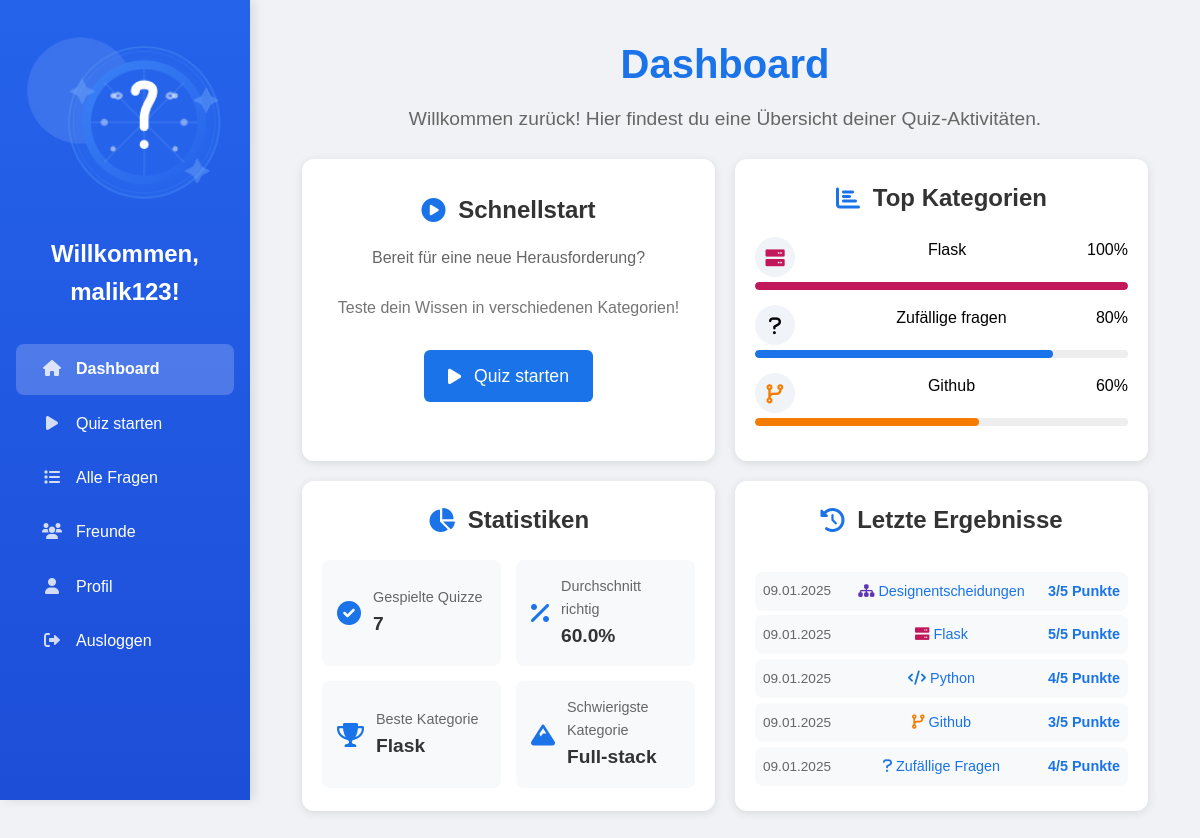
Screenshot of / (signed in) with the database file from the repository.
### app.py (models this page shows, shortened)
class User(db.Model):
    id = db.Column(db.Integer, primary_key=True)
    username = db.Column(db.String(80), unique=True, nullable=False)
    firstname = db.Column(db.String(80), nullable=False)
    lastname = db.Column(db.String(80), nullable=False)
    password_hash = db.Column(db.String(120), nullable=False)

class QuizResult(db.Model):
    id = db.Column(db.Integer, primary_key=True)
    user_id = db.Column(db.Integer, db.ForeignKey('user.id'), nullable=False)
    score = db.Column(db.Integer, nullable=False)
    category = db.Column(db.String(50))
    date = db.Column(db.DateTime, nullable=False, default=db.func.current_timestamp())
    answers = db.Column(db.Text)

### app.py (the view)
@app.route('/')
def index():
    if 'username' in session:
        user = get_current_user()
        if user is None:
            session.clear()
            return redirect(url_for('login'))
        return render_template('dashboard.html',
                            username=session['username'],
                            stats=get_user_stats(user.id),
                            top_categories=get_top_categories(user.id))
    return render_template('index.html')

### app.py (called while the page is built, shortened)
def get_user_stats(user_id):
    return {
        'total_quizzes': QuizResult.query.filter_by(user_id=user_id).count(),
        'average_score': calculate_average_score(user_id),
        'best_category': get_best_category(user_id),
        'hardest_category': get_hardest_category(user_id)
    }

def get_current_user():
    if 'username' in session:
        return User.query.filter_by(username=session['username']).first()
    return None

def calculate_average_score(user_id):
    results = QuizResult.query.filter_by(user_id=user_id).all()
    if not results:
        return 0
    total_score = sum(result.score for result in results)
    return round((total_score / (len(results) * 5)) * 100, 1)

def get_best_category(user_id):
    results = QuizResult.query.filter_by(user_id=user_id)\
        .with_entities(QuizResult.category, db.func.avg(QuizResult.score).label('avg_score'))\
        .group_by(QuizResult.category)\
        .order_by(db.desc('avg_score'))\
        .first()
    return results.category.capitalize() if results else "Keine"

def get_hardest_category(user_id):
    results = QuizResult.query.filter_by(user_id=user_id)\
        .with_entities(QuizResult.category, db.func.avg(QuizResult.score).label('avg_score'))\
        .group_by(QuizResult.category)\
        .having(db.func.count(QuizResult.id) >= 1)\
        .order_by(db.asc('avg_score'))\
        .first()
    return results.category.capitalize() if results else "Keine"

def get_top_categories(user_id):
    categories = QuizResult.query.filter_by(user_id=user_id)\
        .with_entities(
            QuizResult.category,
            db.func.count(QuizResult.id).label('total_quizzes'),
            db.func.avg(QuizResult.score).label('avg_score')
        )\
        .group_by(QuizResult.category)\
        .order_by(db.desc('avg_score'))\
        .limit(3)\
        .all()
    return [
        {
            'name': cat.category.capitalize(),
            'percentage': int(round(float(cat.avg_score or 0) / 5 * 100))
        }
        for cat in categories
    ] or [{'name': 'Keine Daten', 'percentage': 0}] * 3

### templates/dashboard.html (shortened to what this page needs)
<!DOCTYPE html>
<html>
<head>
    <link rel="stylesheet" href="{{ url_for('static', filename='css/base.css') }}">
    <link rel="stylesheet" href="{{ url_for('static', filename='css/components.css') }}">
    <link rel="stylesheet" href="{{ url_for('static', filename='css/dashboard.css') }}">
    <link rel="stylesheet" href="{{ url_for('static', filename='css/sidebar.css') }}">
    <link rel="stylesheet" href="https://cdnjs.cloudflare.com/ajax/libs/font-awesome/6.0.0/css/all.min.css">
</head>
<body class="dashboard-body">
    <div class="dashboard-container">
        {% include 'sidebar.html' %}
        <div class="main-content">
            <div class="dashboard-header">
                <h1>Dashboard</h1>
                <p class="subtitle">Willkommen zurück! Hier findest du eine Übersicht deiner Quiz-Aktivitäten.</p>
            </div>
            <div class="dashboard-grid">
                <div class="grid-card quick-start">
                    <h2><i class="fas fa-play-circle"></i> Schnellstart</h2>
                    <p>Bereit für eine neue Herausforderung?</p>
                    <p class="subtitle">Teste dein Wissen in verschiedenen Kategorien!</p>
                    <a href="{{ url_for('categories') }}" class="button start-button">
                        <i class="fas fa-play"></i> Quiz starten
                    </a>
                </div>
                <div class="grid-card top-categories">
                    <h2><i class="fas fa-chart-bar"></i> Top Kategorien</h2>
                    <div class="category-progress-list">
                        {% if top_categories %}
                            {% set category_icons = {
                                'python': 'code',
                                'full-stack': 'layer-group',
                                'github': 'code-branch',
                                'flask': 'server',
                                'designentscheidungen': 'sitemap',
                                'frontend': 'desktop',
                                'benutzeroberflächen': 'window-maximize',
                                'Zufällige fragen': 'random'
                            } %}
                            {% for category in top_categories %}
                            <div class="category-progress">
                                <div class="category-info">
                                    <div class="category-icon" data-category="{{ category.name|capitalize }}">
                                        <i class="fas fa-{{ category_icons.get(category.name|lower, 'question') }}"></i>
                                    </div>
                                    <span class="category-name">{{ category.name|capitalize }}</span>
                                    <span class="category-percentage">{{ category.percentage|round|int }}%</span>
                                </div>
                                <div class="progress-bar">
                                    <div class="progress" data-category="{{ category.name|capitalize }}" style="--progress-width: {{ category.percentage|round|int }}%"></div>
                                </div>
                            </div>
                            {% endfor %}
                        {% else %}
                            <p class="no-categories">Noch keine Kategorien gespielt</p>
                        {% endif %}
                    </div>
                </div>
                {% set stat_items = [
                    ('check-circle', 'Gespielte Quizze', stats.total_quizzes),
                    ('percentage', 'Durchschnitt richtig', stats.average_score ~ '%'),
                    ('trophy', 'Beste Kategorie', stats.best_category),
                    ('mountain', 'Schwierigste Kategorie', stats.hardest_category)
                ] %}
                <div class="grid-card statistics">
                    <h2><i class="fas fa-chart-pie"></i> Statistiken</h2>
                    <div class="stats-grid">
                        {% for icon, label, value in stat_items %}
                        <div class="stat-card">
                            <i class="fas fa-{{ icon }}"></i>
                            <div class="stat-info">
                                <span class="stat-label">{{ label }}</span>
                                <span class="stat-value">{{ value }}</span>
                            </div>
                        </div>
                        {% endfor %}
                    </div>
                </div>
                <div class="grid-card recent-results">
                    <div class="card-header">
                        <h2><i class="fas fa-history"></i> Letzte Ergebnisse</h2>
                    </div>
                    <div class="recent-list">
                        {% set results = get_user_results() %}
                        {% if results %}
                            {% for result in results[:5] %}
                            <a href="{{ url_for('show_result', result_id=result.id) }}" class="result-item">
                                <span class="date">{{ result.date.strftime('%d.%m.%Y') }}</span>
                                <span class="result-category" data-category="{{ result.category|capitalize }}">
                                    <i class="fas fa-{{ category_icons.get(result.category|lower, 'question') }}"></i>
                                    <span>{{ result.category|capitalize }}</span>
                                </span>
                                <span class="result-score">{{ result.score }}/5 Punkte</span>
                            </a>
                            {% endfor %}
                        {% else %}
                            <p class="no-results">Noch keine Quizze gespielt</p>
                        {% endif %}
                    </div>
                </div>
            </div>
        </div>
    </div>
</body>
</html>

### templates/sidebar.html
<div class="dashboard-sidebar">
    <div class="sidebar-header">
        <div class="logo-container">
            <img src="{{ url_for('static', filename='images/quiz-logo.png') }}" alt="Quiz App Logo" class="app-logo">
        </div>
        <div class="welcome-section">
            <h2>Willkommen{% if username %}, {{ username }}{% endif %}!</h2>
        </div>
    </div>
    <nav class="sidebar-nav">
        <a href="{{ url_for('index') }}" class="nav-item {{ 'active' if request.endpoint in ['index', None] }}">
            <div class="nav-icon"><i class="fas fa-home"></i></div>
            <span>Dashboard</span>
        </a>
        <a href="{{ url_for('categories') }}" class="nav-item {{ 'active' if request.endpoint == 'categories' }}">
            <div class="nav-icon"><i class="fas fa-play"></i></div>
            <span>Quiz starten</span>
        </a>
        <a href="{{ url_for('all_questions_categories') }}" class="nav-item {{ 'active' if request.endpoint == 'all_questions_categories' }}">
            <div class="nav-icon"><i class="fas fa-list"></i></div>
            <span>Alle Fragen</span>
        </a>
        <a href="{{ url_for('friends') }}" class="nav-item {{ 'active' if request.endpoint == 'friends' }}">
            <div class="nav-icon"><i class="fas fa-users"></i></div>
            <span>Freunde</span>
        </a>
        <a href="{{ url_for('profile') }}" class="nav-item {{ 'active' if request.endpoint == 'profile' }}">
            <div class="nav-icon"><i class="fas fa-user"></i></div>
            <span>Profil</span>
        </a>
        <a href="{{ url_for('logout') }}" class="nav-item logout-btn">
            <div class="nav-icon"><i class="fas fa-sign-out-alt"></i></div>
            <span>Ausloggen</span>
        </a>
    </nav>
</div>

### static/css/base.css (style rules this page uses)
* { margin: 0; padding: 0; box-sizing: border-box; }
body { font-family: Arial, sans-serif; line-height: 1.6; background-color: #f0f2f5; min-height: 100vh; }
a { text-decoration: none; color: inherit; }

### static/css/components.css (style rules this page uses)
.button { display: inline-flex; align-items: center; padding: 0.8rem 1.5rem; background-color: #1a73e8; color: white; text-decoration: none; border-radius: 6px; border: none; font-size: 1rem; font-weight: 500; cursor: pointer; transition: background-color 0.3s ease; }
.dashboard-grid { display: grid; grid-template-columns: repeat(2, 1fr); gap: 20px; padding: 0 20px; }
.grid-card { background: white; border-radius: 12px; padding: 20px; box-shadow: 0 2px 10px rgba(0,0,0,0.1); }
.card-header { text-align: center; margin-bottom: 2rem; }
.grid-card h2 { color: #333; font-size: 1.5rem; font-weight: 600; display: flex; align-items: center; justify-content: center; gap: 0.8rem; }
.grid-card h2 i { color: #1a73e8; }
.nav-item { padding: 0.8rem 1.5rem; color: white; text-decoration: none; transition: background-color 0.3s; display: flex; align-items: center; }
.nav-icon { width: 24px; text-align: center; margin-right: 12px; }
.result-item { display: grid; grid-template-columns: 1fr 2fr 1fr; align-items: center; padding: 0.5rem; background: #f8f9fa; border-radius: 8px; margin-bottom: 0.3rem; transition: transform 0.3s ease; text-decoration: none; cursor: pointer; }
.date { color: #666; font-size: 0.85rem; }
.result-category { color: #1a73e8; font-weight: 500; text-align: center; text-transform: capitalize; font-size: 0.9rem; }
.result-score { color: #1a73e8; font-weight: 600; text-align: right; font-size: 0.9rem; }
.start-button { display: inline-flex; align-items: center; gap: 0.8rem; padding: 12px 24px; font-size: 1.1rem; background: #1a73e8; color: white; border-radius: 6px; text-decoration: none; transition: all 0.3s ease; margin-top: 20px; }
.category-progress-list { margin-top: 20px; }
.category-progress { margin-bottom: 15px; }
.category-info { display: flex; justify-content: space-between; margin-bottom: 5px; }
.progress-bar { background: #eee; height: 8px; border-radius: 4px; overflow: hidden; }
.progress { background: #1a73e8; height: 100%; border-radius: 4px; transition: width 0.3s ease; }
.recent-list { max-height: none; overflow: visible; }

### static/css/dashboard.css (style rules this page uses)
.dashboard-body { background-color: #f0f2f5; margin: 0; min-height: 100vh; }
.dashboard-container { display: flex; min-height: 100vh; }
.main-content { flex: 1; margin-left: 250px; padding: 2rem; }
.dashboard-header { text-align: center; margin-bottom: 1.5rem; }
.dashboard-header h1 { color: #1a73e8; font-size: 2.5rem; margin-bottom: 0.5rem; }
.dashboard-header .subtitle { color: #666; font-size: 1.2rem; }
.category-icon { width: 40px; height: 40px; background: #f0f4f8; border-radius: 50%; display: flex; align-items: center; justify-content: center; margin-right: 12px; }
.category-icon i { font-size: 1.2rem; }
[data-category="Python"] i { color: #1976d2; }
[data-category="Flask"] i { color: #c2185b; }
[data-category="Designentscheidungen"] i { color: #5e35b1; }
.category-icon[data-category="Python"] i, .result-category[data-category="Python"] i { color: #1976d2; }
.category-icon[data-category="Github"] i, .result-category[data-category="Github"] i { color: #f57c00; }
.category-icon[data-category="Flask"] i, .result-category[data-category="Flask"] i { color: #c2185b; }
.category-icon[data-category="Designentscheidungen"] i, .result-category[data-category="Designentscheidungen"] i { color: #5e35b1; }
.progress[data-category="Github"] { background-color: #f57c00; }
.progress[data-category="Flask"] { background-color: #c2185b; }
.progress { width: var(--progress-width); }
.quick-start { text-align: center; padding: 2rem; background: white; }
.quick-start h2 { color: #333; margin-bottom: 1rem; }
.quick-start p { color: #666; margin-bottom: 1.5rem; }
.quick-start .subtitle { opacity: 0.9; margin: 10px 0; }
.stats-grid { display: grid; grid-template-columns: repeat(2, 1fr); gap: 15px; margin-top: 20px; }
.stat-card { background: #f8f9fa; padding: 15px; border-radius: 8px; display: flex; align-items: center; }
.stat-card i { font-size: 24px; color: #1a73e8; margin-right: 12px; }
.stat-info { display: flex; flex-direction: column; }
.stat-label { font-size: 0.9rem; color: #666; }
.stat-value { font-size: 1.2rem; font-weight: 600; color: #333; }

### rows the page displays
User: username "malik123"
QuizResult: date "09.01.2025", category "Designentscheidungen", score "3"
QuizResult: date "09.01.2025", category "Flask", score "5"
QuizResult: date "09.01.2025", category "Python", score "4"
QuizResult: date "09.01.2025", category "Github", score "3"
QuizResult: date "09.01.2025", category "Zufällige Fragen", score "4"

### other values shown
{{ category.name|capitalize }} "Flask" "Zufällige fragen" "Github"
{{ category.percentage|round|int }} "100" "80" "60"
{{ label }} "Gespielte Quizze" "Durchschnitt richtig" "Beste Kategorie" "Schwierigste Kategorie"
{{ value }} "7" "60.0%" "Flask" "Full-stack"
